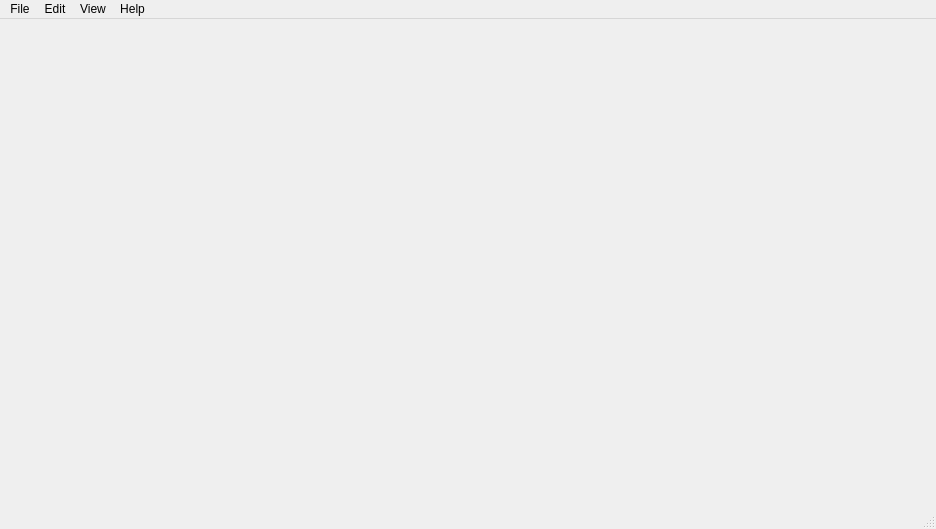
<?xml version="1.0" encoding="UTF-8"?>
<ui version="4.0">
 <class>mainWindow</class>
 <widget class="QMainWindow" name="mainWindow">
  <property name="geometry">
   <rect>
    <x>0</x>
    <y>0</y>
    <width>936</width>
    <height>529</height>
   </rect>
  </property>
  <property name="windowTitle">
   <string>DC1 Visualization</string>
  </property>
  <widget class="QWidget" name="centralwidget">
   <layout class="QHBoxLayout" name="horizontalLayout_2">
    <item>
     <layout class="QVBoxLayout" name="verticalLayout">
      <item>
       <layout class="QHBoxLayout" name="horizontalLayout_top">
        <item>
         <widget class="PlotWidget" name="arrayMap" native="true"/>
        </item>
        <item>
         <layout class="QVBoxLayout" name="channelTraceVerticalLayout">
          <item>
           <widget class="PlotWidget" name="channelTrace1" native="true"/>
          </item>
          <item>
           <widget class="PlotWidget" name="channelTrace2" native="true"/>
          </item>
          <item>
           <widget class="PlotWidget" name="channelTrace3" native="true"/>
          </item>
          <item>
           <widget class="PlotWidget" name="channelTrace4" native="true"/>
          </item>
         </layout>
        </item>
       </layout>
      </item>
      <item>
       <layout class="QHBoxLayout" name="horizontalLayout_bottom">
        <item>
         <widget class="PlotWidget" name="miniMap" native="true"/>
        </item>
        <item>
         <layout class="QVBoxLayout" name="verticalLayout_3">
          <item>
           <widget class="PlotWidget" name="spikeRatePlot" native="true"/>
          </item>
          <item>
           <widget class="PlotWidget" name="noiseHistogram" native="true"/>
          </item>
         </layout>
        </item>
       </layout>
      </item>
     </layout>
    </item>
   </layout>
  </widget>
  <widget class="QStatusBar" name="statusbar"/>
  <widget class="QMenuBar" name="menubar">
   <property name="geometry">
    <rect>
     <x>0</x>
     <y>0</y>
     <width>936</width>
     <height>24</height>
    </rect>
   </property>
   <widget class="QMenu" name="menuFile">
    <property name="title">
     <string>File</string>
    </property>
    <addaction name="actionUpdateSession"/>
   </widget>
   <widget class="QMenu" name="menuEdit">
    <property name="title">
     <string>Edit</string>
    </property>
    <addaction name="actionPreferences"/>
    <addaction name="actionAnalysisParameters"/>
   </widget>
   <widget class="QMenu" name="menuView">
    <property name="title">
     <string>View</string>
    </property>
    <addaction name="actionIndividualChannelInfo"/>
    <addaction name="actionListElectrodesInfo"/>
   </widget>
   <widget class="QMenu" name="menuHelp">
    <property name="title">
     <string>Help</string>
    </property>
    <addaction name="actionDocumentation"/>
   </widget>
   <addaction name="menuFile"/>
   <addaction name="menuEdit"/>
   <addaction name="menuView"/>
   <addaction name="menuHelp"/>
  </widget>
  <action name="actionUpdateSession">
   <property name="text">
    <string>New session...</string>
   </property>
  </action>
  <action name="actionLoad_real_time_stream">
   <property name="text">
    <string>Load real-time stream...</string>
   </property>
  </action>
  <action name="action_changeLayout">
   <property name="text">
    <string>Change visualization style...</string>
   </property>
  </action>
  <action name="actionDocumentation">
   <property name="text">
    <string>Documentation</string>
   </property>
  </action>
  <action name="actionParameter_1">
   <property name="text">
    <string>Parameter 1</string>
   </property>
  </action>
  <action name="actionParameter_2">
   <property name="text">
    <string>Parameter 2</string>
   </property>
  </action>
  <action name="actionParameter_3">
   <property name="text">
    <string>Parameter 3</string>
   </property>
  </action>
  <action name="actionPreferences">
   <property name="text">
    <string>Session parameters...</string>
   </property>
  </action>
  <action name="actionAnalysisParameters">
   <property name="text">
    <string>GUI preferences...</string>
   </property>
  </action>
  <action name="actionSave">
   <property name="text">
    <string>Save</string>
   </property>
  </action>
  <action name="actionExport_to">
   <property name="text">
    <string>Export to...</string>
   </property>
  </action>
  <action name="actionParameter_4">
   <property name="text">
    <string>Toggle highlight spikes</string>
   </property>
  </action>
  <action name="actionParameter_5">
   <property name="text">
    <string>Toggle auto axis</string>
   </property>
  </action>
  <action name="actionParameter_6">
   <property name="text">
    <string>Parameter 1</string>
   </property>
  </action>
  <action name="actionParameter_7">
   <property name="text">
    <string>Parameter 2</string>
   </property>
  </action>
  <action name="actionParameter">
   <property name="text">
    <string>Parameter 3</string>
   </property>
  </action>
  <action name="actionParameter_8">
   <property name="text">
    <string>Parameter 1</string>
   </property>
  </action>
  <action name="actionParameter_9">
   <property name="text">
    <string>Parameter 2</string>
   </property>
  </action>
  <action name="actionParameter_10">
   <property name="text">
    <string>Parameter 3</string>
   </property>
  </action>
  <action name="action_tl_arraymap">
   <property name="text">
    <string>Array Map</string>
   </property>
  </action>
  <action name="action_tr_arraymap">
   <property name="text">
    <string>Array Map</string>
   </property>
  </action>
  <action name="action_bl_arraymap">
   <property name="text">
    <string>Array Map</string>
   </property>
  </action>
  <action name="action_br_arraymap_2">
   <property name="text">
    <string>Array Map</string>
   </property>
  </action>
  <action name="action_tl_channels">
   <property name="text">
    <string>Channel Traces</string>
   </property>
  </action>
  <action name="action_bl_channels">
   <property name="text">
    <string>Channel Traces</string>
   </property>
  </action>
  <action name="action_br_channels_2">
   <property name="text">
    <string>Channel Traces</string>
   </property>
  </action>
  <action name="action_tl_spikerate">
   <property name="text">
    <string>Spike Rate Plot</string>
   </property>
  </action>
  <action name="action_tl_electrodeminimap">
   <property name="text">
    <string>Electrode Minimap</string>
   </property>
  </action>
  <action name="action_hierlemann">
   <property name="text">
    <string>Hierlemann</string>
   </property>
  </action>
  <action name="action_modifiedhierlemann">
   <property name="text">
    <string>Modified Hierlemann</string>
   </property>
  </action>
  <action name="action_Highpass">
   <property name="text">
    <string>Highpass</string>
   </property>
  </action>
  <action name="actionSpike_detection">
   <property name="text">
    <string>Spike detection...</string>
   </property>
  </action>
  <action name="action_npz">
   <property name="text">
    <string>Numpy file (.npz)</string>
   </property>
  </action>
  <action name="action_mat">
   <property name="text">
    <string>MATLAB file (.mat)</string>
   </property>
  </action>
  <action name="action_save_npz">
   <property name="text">
    <string>Numpy file (.npz)</string>
   </property>
  </action>
  <action name="action_save_mat">
   <property name="text">
    <string>MATLAB file (.mat)</string>
   </property>
  </action>
  <action name="action_tr_channels">
   <property name="text">
    <string>Channel Traces</string>
   </property>
  </action>
  <action name="action_tr_spikerate">
   <property name="text">
    <string>Spike Rate Plot</string>
   </property>
  </action>
  <action name="action_tr_electrodeminimap">
   <property name="text">
    <string>Electrode Minimap</string>
   </property>
  </action>
  <action name="action_bl_spikerate">
   <property name="text">
    <string>Spike Rate Plot</string>
   </property>
  </action>
  <action name="action_bl_electrodeminimap">
   <property name="text">
    <string>Electrode Minimap</string>
   </property>
  </action>
  <action name="action_br_spikerate_2">
   <property name="text">
    <string>Spike Rate Plot</string>
   </property>
  </action>
  <action name="action_br_electrodeminimap_2">
   <property name="text">
    <string>Electrode Minimap</string>
   </property>
  </action>
  <action name="action_save_csv">
   <property name="text">
    <string>CSV file (.csv)</string>
   </property>
  </action>
  <action name="action_csv">
   <property name="text">
    <string>CSV file (.csv)</string>
   </property>
  </action>
  <action name="actionEntire_window">
   <property name="text">
    <string>Entire window</string>
   </property>
  </action>
  <action name="actionWindow_1">
   <property name="text">
    <string>Window 1</string>
   </property>
  </action>
  <action name="actionWindow_2">
   <property name="text">
    <string>Window 2</string>
   </property>
  </action>
  <action name="actionWindow_3">
   <property name="text">
    <string>Window 3</string>
   </property>
  </action>
  <action name="actionWindow_4">
   <property name="text">
    <string>Window 4</string>
   </property>
  </action>
  <action name="action_tl_tracesearch">
   <property name="text">
    <string>Trace Search</string>
   </property>
  </action>
  <action name="action_tr_tracesearch">
   <property name="text">
    <string>Trace Search</string>
   </property>
  </action>
  <action name="action_bl_tracesearch">
   <property name="text">
    <string>Trace Search</string>
   </property>
  </action>
  <action name="action_br_tracesearch_2">
   <property name="text">
    <string>Trace Search</string>
   </property>
  </action>
  <action name="actionToggle_light_dark_mode">
   <property name="text">
    <string>Toggle light/dark mode</string>
   </property>
  </action>
  <action name="actionToggle_profiling">
   <property name="text">
    <string>Toggle profiling</string>
   </property>
  </action>
  <action name="action_H0Bandpass">
   <property name="text">
    <string>h0 Bandpass</string>
   </property>
  </action>
  <action name="action_Auto">
   <property name="text">
    <string>Auto</string>
   </property>
  </action>
  <action name="action_FastBandpass">
   <property name="text">
    <string>Fast Bandpass</string>
   </property>
  </action>
  <action name="action_FasterBandpass">
   <property name="text">
    <string>Faster Bandpass</string>
   </property>
  </action>
  <action name="action_Litke">
   <property name="text">
    <string>Litke</string>
   </property>
  </action>
  <action name="action_None">
   <property name="text">
    <string>None</string>
   </property>
  </action>
  <action name="actionSpike_threshold">
   <property name="text">
    <string>Spike threshold...</string>
   </property>
  </action>
  <action name="actionTime_window">
   <property name="text">
    <string>Time window...</string>
   </property>
  </action>
  <action name="actionIndividualChannelInfo">
   <property name="text">
    <string>Individual channel info...</string>
   </property>
  </action>
  <action name="actionChannelAmplitudeHistogram">
   <property name="text">
    <string>Channel amplitude histogram...</string>
   </property>
  </action>
  <action name="actionToggleDarkMode">
   <property name="text">
    <string>Toggle dark mode</string>
   </property>
  </action>
  <action name="actionToggleProfiling">
   <property name="text">
    <string>Toggle profiling</string>
   </property>
  </action>
  <action name="actionListElectrodesInfo">
   <property name="text">
    <string>List of electrodes info...</string>
   </property>
  </action>
 </widget>
 <customwidgets>
  <customwidget>
   <class>PlotWidget</class>
   <extends>QWidget</extends>
   <header>pyqtgraph</header>
   <container>1</container>
  </customwidget>
 </customwidgets>
 <resources/>
 <connections/>
</ui>
